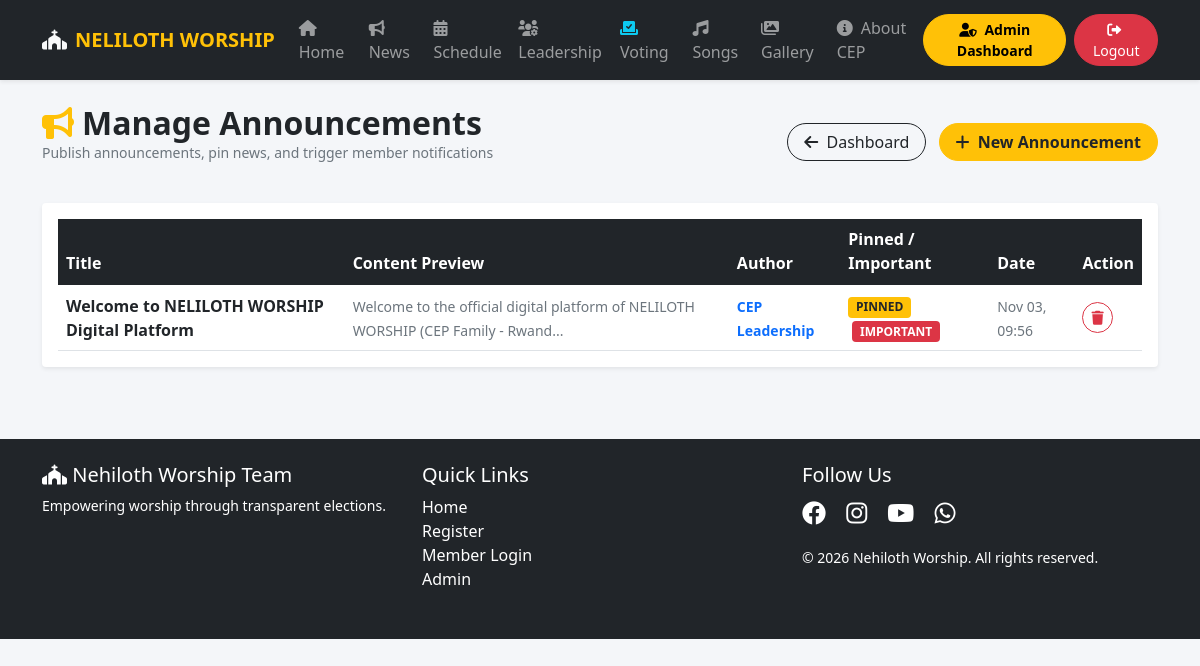
/admin/manage_announcements.php (signed in), run on the app's committed database.
### tables this page shows
CREATE TABLE IF NOT EXISTS announcements (
    id INT PRIMARY KEY AUTO_INCREMENT,
    title VARCHAR(255) NOT NULL,
    content TEXT NOT NULL,
    author_name VARCHAR(100) DEFAULT 'NELILOTH Leadership',
    image_url VARCHAR(255) NULL,
    is_pinned BOOLEAN DEFAULT FALSE,
    is_important BOOLEAN DEFAULT FALSE,
    created_at TIMESTAMP DEFAULT CURRENT_TIMESTAMP
);

### admin/manage_announcements.php (the view, shortened to what this page needs)
<?php
require_once "../config/functions.php";
$announcements = $pdo->query("SELECT * FROM announcements ORDER BY is_pinned DESC, created_at DESC")->fetchAll();
?>
<!DOCTYPE html>
<html lang="en">
<head>
    <link href="https://cdn.jsdelivr.net/npm/bootstrap@5.1.3/dist/css/bootstrap.min.css" rel="stylesheet">
    <link rel="stylesheet" href="https://cdnjs.cloudflare.com/ajax/libs/font-awesome/6.0.0/css/all.min.css">
</head>
<body>
<?php include "../navbar.php"; ?>
<div class="container py-4">
    <div class="d-flex justify-content-between align-items-center mb-4">
        <div>
            <h2 class="fw-bold text-dark mb-0"><i class="fas fa-bullhorn text-warning me-2"></i>Manage Announcements</h2>
            <p class="text-muted small">Publish announcements, pin news, and trigger member notifications</p>
        </div>
        <div>
            <a href="dashboard.php" class="btn btn-outline-dark rounded-pill px-3"><i class="fas fa-arrow-left me-1"></i> Dashboard</a>
            <button class="btn btn-warning text-dark rounded-pill px-3 ms-2 fw-bold" data-bs-toggle="modal" data-bs-target="#addNewsModal">
                <i class="fas fa-plus me-1"></i> New Announcement
            </button>
        </div>
    </div>
    <div class="card border-0 shadow-sm rounded-4 bg-white p-3">
        <div class="table-responsive">
            <table class="table table-hover align-middle mb-0">
                <thead class="table-dark">
                    <tr>
                        <th>Title</th>
                        <th>Content Preview</th>
                        <th>Author</th>
                        <th>Pinned / Important</th>
                        <th>Date</th>
                        <th>Action</th>
                    </tr>
                </thead>
                <tbody>
                    <?php foreach ($announcements as $a): ?>
                        <tr>
                            <td><strong class="text-dark"><?php echo htmlspecialchars($a['title']); ?></strong></td>
                            <td><small class="text-muted"><?php echo htmlspecialchars(substr($a['content'], 0, 80)) . '...'; ?></small></td>
                            <td><small class="text-primary fw-bold"><?php echo htmlspecialchars($a['author_name']); ?></small></td>
                            <td>
                                <?php if ($a['is_pinned']): ?><span class="badge bg-warning text-dark">PINNED</span><?php endif; ?>
                                <?php if ($a['is_important']): ?><span class="badge bg-danger ms-1">IMPORTANT</span><?php endif; ?>
                            </td>
                            <td><small class="text-muted"><?php echo date('M d, H:i', strtotime($a['created_at'])); ?></small></td>
                            <td>
                                <a href="manage_announcements.php?delete=<?php echo $a['id']; ?>" class="btn btn-sm btn-outline-danger rounded-pill" onclick="return confirm('Delete announcement?');">
                                    <i class="fas fa-trash"></i>
                                </a>
                            </td>
                        </tr>
                    <?php endforeach; ?>
                </tbody>
            </table>
        </div>
    </div>
</div>
<?php include "../footer.php"; ?>
</body>
</html>

### admin/manage_announcements.php (style rules this page uses)
body { background:#f4f6f9;min-height:100vh; }

### data on the page
announcements: title "Welcome to NELILOTH WORSHIP Digital Platform", content "Welcome to the official digital platform of NELILOTH WORSHIP (CEP Family - Rwand", author_name "CEP Leadership", is_pinned "PINNED", is_important "IMPORTANT", created_at "Nov 03, 09:56"
